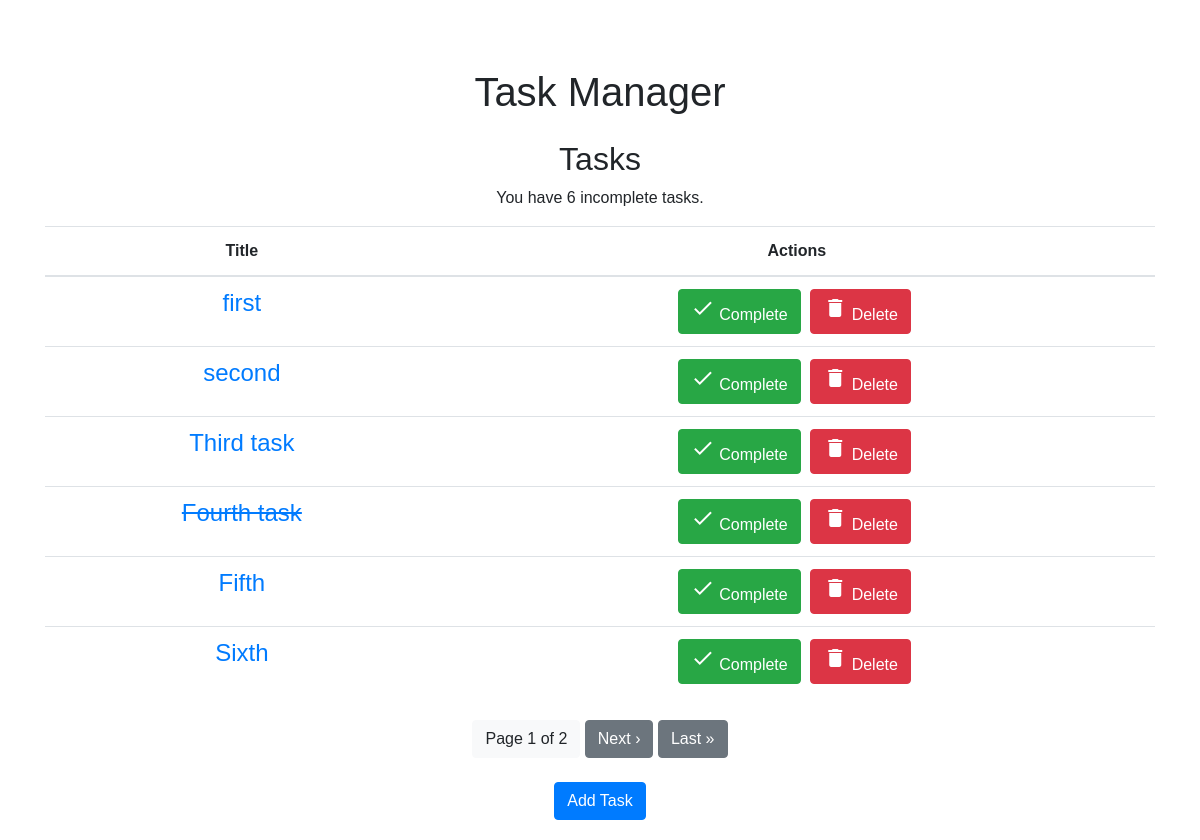
The app's page /, older data.
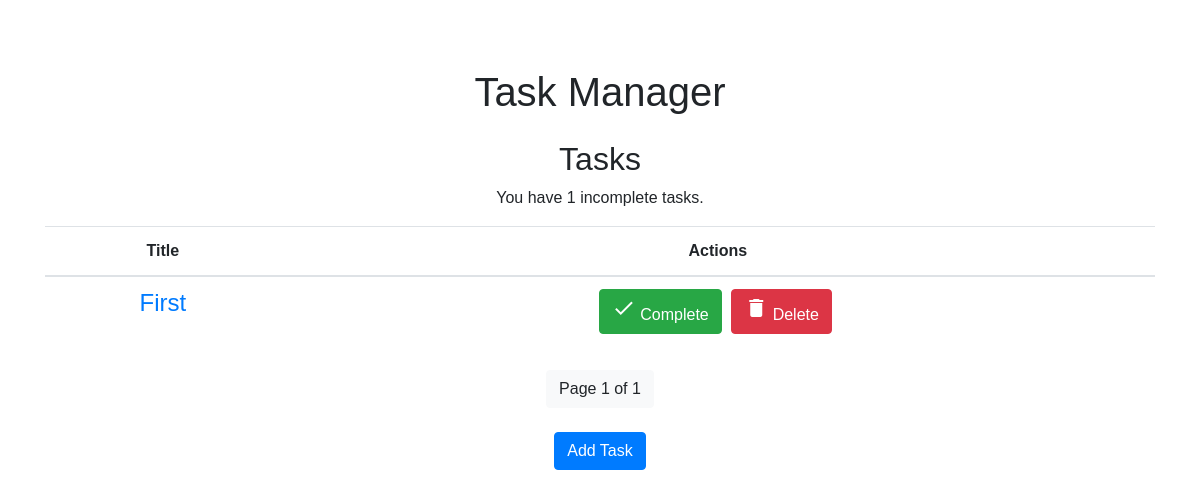
The same page, newer data.
### todoapp/models.py (models this page shows, shortened)
class TodoTask(models.Model):
    title = models.CharField(max_length=200)
    description = models.TextField()
    finish_time = models.DateTimeField()
    completed = models.BooleanField(default=False)

### todoapp/views.py (the view, shortened to what this page needs)
# urls.py: path('', views.home_view, name='home'),
def home_view(request):
    tasks_list = TodoTask.objects.all()
    tasks_per_page = 6
    paginator = Paginator(tasks_list, tasks_per_page)
    page_number = request.GET.get('page')
    try:
        tasks = paginator.page(page_number)
    except PageNotAnInteger:
        tasks = paginator.page(1)
    except EmptyPage:
        tasks = paginator.page(paginator.num_pages)
    incomplete_tasks_count = TodoTask.objects.filter(completed=False).count()
    context = {
        'tasks': tasks,
        'incomplete_tasks_count': incomplete_tasks_count,
    }
    return render(request, 'todoapp/home.html', context)

### templates/todoapp/home.html (shortened to what this page needs)
<!DOCTYPE html>
<html lang="en">
<head>
    <link rel="stylesheet" href="https://stackpath.bootstrapcdn.com/bootstrap/4.5.2/css/bootstrap.min.css">
</head>
<body>
    <div class="container">
        <h1 class="mt-5">Task Manager</h1>
        <h2 class="mt-4">Tasks</h2>
        <p>You have {{ incomplete_tasks_count }} incomplete tasks.</p>
        <table class="table task-table">
            <thead>
                <tr>
                    <th>Title</th>
                    <th>Actions</th>
                </tr>
            </thead>
            <tbody>
                {% for task in tasks %}
                <tr class="task-container">
                    <td>
                        <h4>
                            <a href="{% url 'todolist' %}" class="task-title{% if task.completed %} completed{% endif %}">
                                {{ task.title }}
                            </a>
                        </h4>
                    </td>
                    <td>
                        <form action="{% url 'home' %}" method="post" style="display: inline;">
                            <button type="submit" class="btn btn-success complete-button"><i class="material-icons">done</i> Complete</button>
                        </form>
                        <form action="{% url 'home' %}" method="post" style="display: inline;">
                            <button type="submit" class="btn btn-danger delete-button"><i class="material-icons">delete</i> Delete</button>
                        </form>
                    </td>
                </tr>
                {% endfor %}
            </tbody>
        </table>
        <div class="mt-4">
            <span class="btn btn-light">Page {{ tasks.number }} of {{ tasks.paginator.num_pages }}</span>
            {% if tasks.has_next %}
            <a href="?page={{ tasks.next_page_number }}" class="btn btn-secondary">Next &rsaquo;</a>
            <a href="?page={{ tasks.paginator.num_pages }}" class="btn btn-secondary">Last &raquo;</a>
            {% endif %}
        </div>
        <a href="{% url 'addtask' %}" class="btn btn-primary mt-4">Add Task</a>
    </div>
</body>
</html>

Row changes from the older to the newer data that the page shows:
removed TodoTask: title "first"
removed TodoTask: title "second"
removed TodoTask: title "Third task"
removed TodoTask: title "Fourth task", completed True (drawn)
removed TodoTask: title "Fifth"
removed TodoTask: title "Sixth"
added TodoTask: title "First"
Text that changed along with them:
{{ incomplete_tasks_count }}: "6" → "1"
{{ tasks.paginator.num_pages }}: "2" → "1"
text no longer shown: "Next › Last »"
